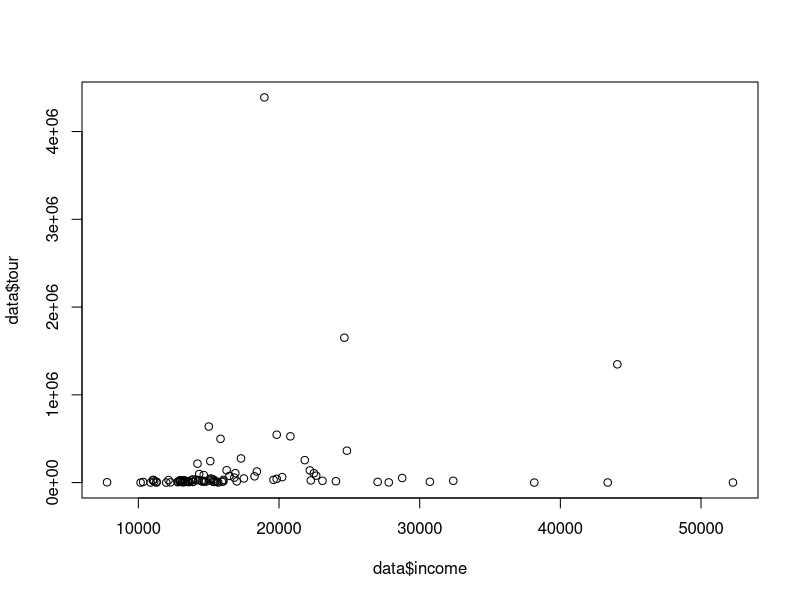
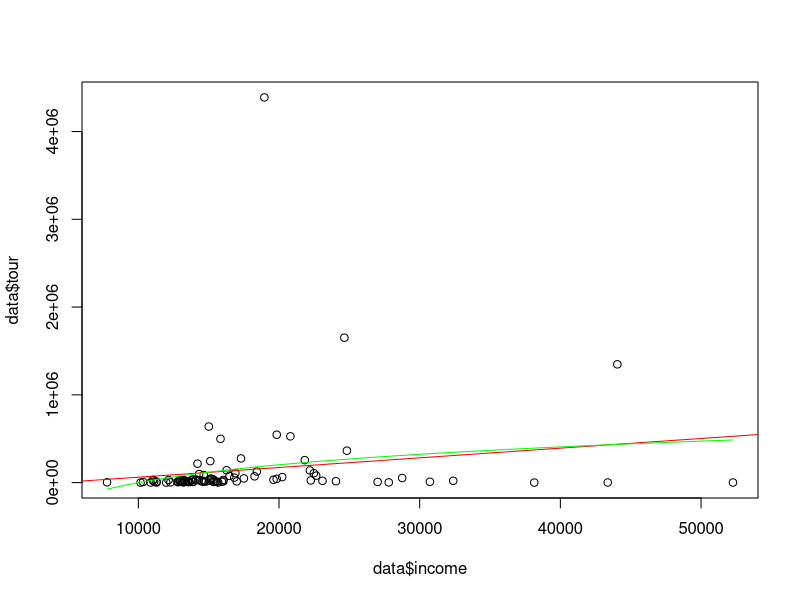
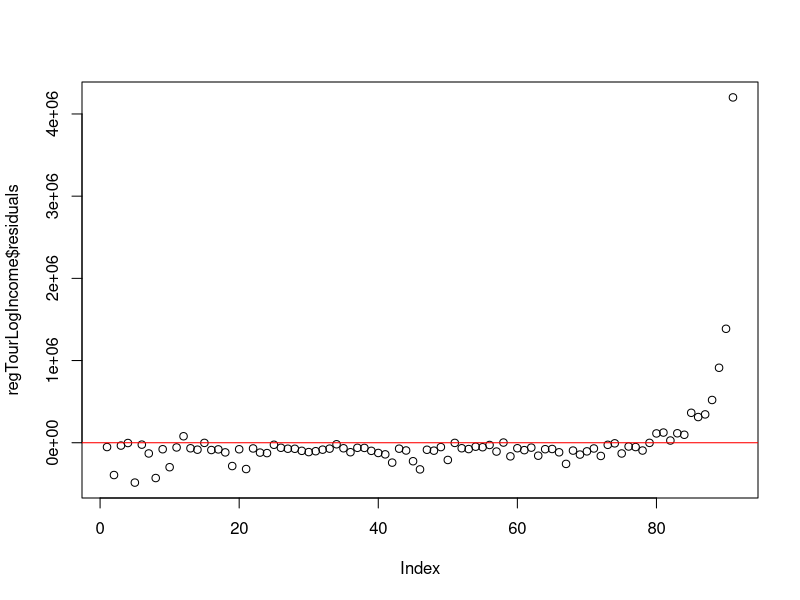
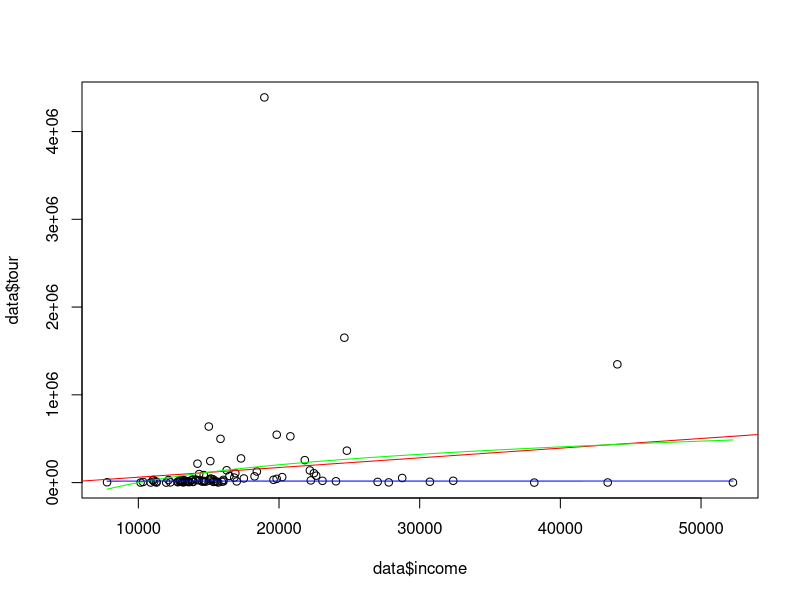
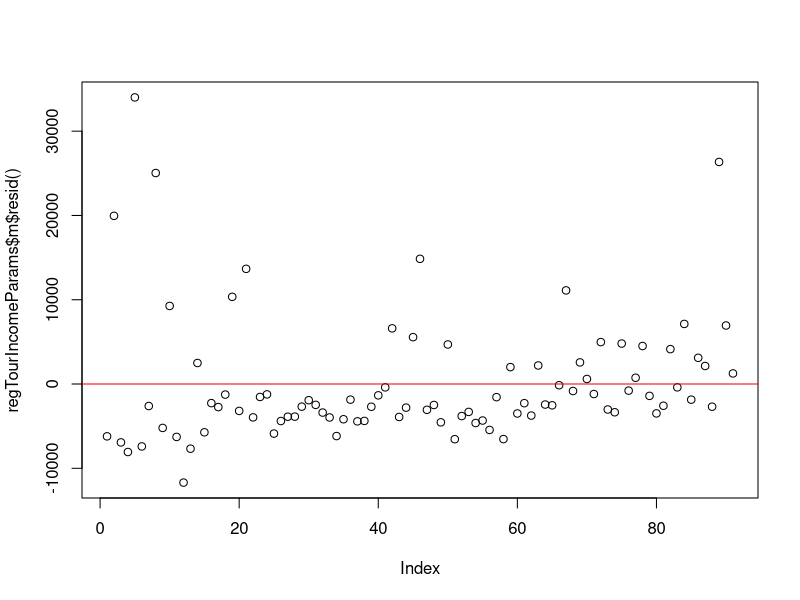

Recreate these plots in R, in order.
# Лабораторная работа №2 – Корреляционный анализ

data <- read.table("data_legacy.txt", header = TRUE)

# Строим диаграмму рассеяния
plot(data$income, data$tour)

# Проводим оценку наличия зависимости по виду корреляционного поля
# На диаграмме мы видим облако и отсутствие какой-либо тенденции.

# Проводим оценку значения коэффициента корреляции по виду корреляционного поля.
# Коэффициент корреляции будет близок к нулю

# Находим значение коэффициента корреляции
correlation <- cor(data$income, data$tour)
cat("Коэффициент корреляции:", correlation, "\n")

# Коэффициент корреляции между переменными составляет 0.16.
# Этот коэффициент близок к нулю, что говорит о слабой корреляционной зависимости между этими переменными.  # nolint
# Таким образом, на основе анализа диаграммы рассеяния и коэффициента корреляции можно сделать вывод о том, что общей зависимости между переменными не наблюдается. # nolint


# Проверка значимости коэффициента корреляции
cor_test_result <- cor.test(data$income, data$tour)
print(cor_test_result)

# Полученное p-value равно 0.1246, что больше стандартного уровня значимости 0.1. Следовательно, на уровне значимости 0.1 мы не можем отклонить нулевую гипотезу о том, что корреляция между переменными равна нулю.
# Нулевая гипотеза о равенстве корреляции нулю между среднедушевыми денежными доходами и числом турпакетов предполагает отсутствие статистически значимой линейной зависимости между этими двумя переменными в генеральной совокупности.
# Таким образом, в данном контексте отклонение нулевой гипотезы может бы указывать на наличие статистически значимой корреляции между среднедушевыми денежными доходами и числом турпакетов. 
# Однако, в данном случае, уровень значимости (p-value) превышает выбранный порог (0.1), поэтому мы не можем считать результат статистически значимым на уровне 0.1.
# Таким образом, на основе проведенного теста, нет статистически значимой корреляции между среднедушевыми денежными доходами и числом турпакетов, реализованных населению.

# Лабораторная работа №4 – Парная нелинейная регрессия

data <- read.table("data_legacy.txt", header = TRUE)

# Отсортировать строки в таблице Т по возрастанию значений переменной tour, как экзогенной переменной
data <- data[order(data$tour),]

# Провести регрессионный анализ
regTourIncome <- lm(formula = data$tour ~ data$income) # построить линейную регрессию
regTourLogIncome <- lm(formula = data$tour ~ log(data$income)) # построить логарифмическую регрессию

# Выведем информацию о линейной регрессии
summary(regTourIncome)

# Residuals:
#     Min      1Q  Median      3Q     Max
# -527231 -106519  -84762  -58124 4227988
# Coefficients:
#              Estimate Std. Error t value Pr(>|t|)
# (Intercept) -48280.41  135539.92  -0.356    0.723
# data$income     11.02       7.11   1.551    0.125
# Residual standard error: 508700 on 89 degrees of freedom
# Multiple R-squared:  0.0263,    Adjusted R-squared:  0.01536
# F-statistic: 2.404 on 1 and 89 DF,  p-value: 0.124

# Multiple R-squared: 0.0263. Коэффициент детерминации по-прежнему низкий, указывая на то, что модель объясняет небольшую часть изменчивости зависимой переменной.
# p-value регрессии: 0.124. Даже на уровне значимости 0.1 регрессия остается нестатистически значимой.
# Коэффициенты уравнения регрессии:
# Intercept: -48280.41 с p-value 0.723. Свободный член не является статистически значимым на уровне 0.1 и 0.05.
# data$income: 11.02 с p-value 0.125. Коэффициент при переменной data$income не статистически значим на уровне 0.1 и 0.05.
# Таким образом, на любом уровне значимости (0.1 или 0.05) эта регрессионная модель не считается статистически значимой.

# Выведем информацию о логарифмической регрессии
summary(regTourLogIncome)

# Residuals:
#     Min      1Q  Median      3Q     Max
# -484838 -115746  -73414  -26169 4201479
# Coefficients:
#                  Estimate Std. Error t value Pr(>|t|)  
# (Intercept)      -2710332    1527868  -1.774   0.0795 .
# log(data$income)   294169     157317   1.870   0.0648 .
# ---
# Signif. codes:  0 '*' 0.001 '' 0.01 '*' 0.05 '.' 0.1 ' ' 1
# Residual standard error: 505700 on 89 degrees of freedom
# Multiple R-squared:  0.0378,    Adjusted R-squared:  0.02699
# F-statistic: 3.497 on 1 and 89 DF,  p-value: 0.06478

# Multiple R-squared: 0.0378. Это низкий коэффициент детерминации, что указывает на то, что модель объясняет небольшую часть изменчивости зависимой переменной.
# p-value регрессии: 0.06478. Это значение больше обычно используемого уровня значимости 0.05, но меньше 0.1. Это может быть признаком, что модель может быть статистически не значима на уровне 0.05, но может считаться значимой на уровне 0.1.
# Коэффициенты уравнения регрессии:
# Intercept: -2710332 с p-value 0.0795. Значение p-value близко к 0.05, что может указывать на потенциальную значимость свободного члена на уровне 0.05.
# log(data$income): 294169 с p-value 0.0648. Значение p-value близко к 0.05, что может указывать на потенциальную значимость коэффициента при переменной log(data$income) на уровне 0.05.
# Итак, модель может быть статистически не значима на уровне 0.05, но может быть значима на уровне 0.1. Низкий коэффициент детерминации также говорит о том, что эта модель, вероятно, не очень хорошо описывает зависимость между переменными.

# Строим диаграмму рассеяния
plot(data$income, data$tour)
# Покажем линейную регрессию
abline(regTourIncome, col = "red")
# Покажем логарифмическую регрессию
curve(coef(regTourLogIncome)[1] + coef(regTourLogIncome)[2] * log(x), add = TRUE, col = "green")

# Строим график остатков
plot(regTourLogIncome$residuals)
abline(h = 0, col = "red")

# Остатки (Residuals):
# Остатки модели имеют различные значения, но их разброс большой (минимальное значение -484838, максимальное 4201479), что может свидетельствовать о недостаточной точности модели.

library("forecast") # подключить библиотеку forecast
accuracy(regTourLogIncome) # рассчитать оценку регрессии MAPE

#                        ME     RMSE      MAE       MPE  MAPE      MASE
# Training set 4.822321e-11 500067.3 189008.5 -11036.82 11097 0.9334746

# ME (Mean Error): Средняя ошибка близка к нулю, что указывает на то, что модель в целом предсказывает значения, которые близки к фактическим.
# RMSE (Root Mean Squared Error): Корень из среднеквадратичной ошибки большой, что может указывать на то, что модель может иногда значительно ошибаться в прогнозах.
# MAE (Mean Absolute Error): Средняя абсолютная ошибка также высока, что указывает на относительно большие ошибки в прогнозах модели.
# MPE (Mean Percentage Error): Средняя процентная ошибка имеет отрицательное значение, что означает, что модель систематически занижает прогнозы.
# MAPE (Mean Absolute Percentage Error): Средняя абсолютная процентная ошибка также высока, что указывает на значительные процентные ошибки в прогнозах.
# MASE (Mean Absolute Scaled Error): MASE близок к 1, что может говорить о том, что производительность модели не является идеальной, но также не сильно отличается от производительности базовой модели.
# Общий вывод: Модель имеет высокие ошибки и не всегда точно предсказывает целевую переменную. Возможно, стоит провести дополнительный анализ или рассмотреть другие модели для улучшения прогнозов.

regTourIncomeParams <- nls(data$income ~ p1 + p2 / (p3 + data$tour), data = data, start = list(p1 = 500, p2 = -10000, p3 = -1000)) # построить нелинейную регрессию с параметрами

# Выведем информацию о нелинейной регрессии с параметрами
summary(regTourIncomeParams)

# Параметры:
# ( p1 ): Оценка равна 17702.3, стандартная ошибка невелика, t-value высок (21.836), и p-value крайне мало ((< 2 \times 10^{-16})), что говорит о высокой значимости.
# ( p2 ): Оценка -2596679.5, стандартная ошибка высока, t-value мал (−0.791), и p-value велико (0.431), что указывает на низкую значимость. Возможно, этот параметр можно исключить из модели.
# ( p3 ): Оценка -5366.5, стандартная ошибка невелика, t-value высок (−8.451), и p-value очень мало ((5.52 \times 10^{-13})), что говорит о высокой значимости.
# Доверительные интервалы:
# Доверительные интервалы для ( p1 ) и ( p3 ) узкие, а для ( p2 ) — широкие.
# Остаточная стандартная ошибка: Она равна 7573, что может указывать на то, что модель хорошо соответствует данным.
# Достоверность модели: Поскольку оценка ( p2 ) не является статистически значимой, возможно, имеет смысл переосмыслить модель и, возможно, исключить ( p2 ) из уравнения.
# Точность предсказаний: Оценка модели может быть лучше, чем в предыдущих моделях, но это также зависит от контекста задачи и требований к точности.

P <- coef(regTourIncomeParams) # сохранить коэффициенты регрессии в переменной Р

# Строим диаграмму рассеяния
plot(data$income, data$tour)
# Покажем линейную регрессию
abline(regTourIncome, col = "red")
# Покажем логарифмическую регрессию
curve(coef(regTourLogIncome)[1] + coef(regTourLogIncome)[2] * log(x), add = TRUE, col = "green")
# Покажем нелинейную регрессию с параметрами
curve(P[1] + P[2] / (x + P[3]), add = TRUE, col = "blue")

# Строим график остатков
plot(regTourIncomeParams$m$resid())
abline(h = 0, col = "red")

sum(abs((data$income - (P[1] + P[2] / (P[3] + data$tour))) / data$income)) / length(data$income) * 100 # рассчитать MAPE

# 28.43939
# MAPE (Mean Absolute Percentage Error) в данном случае составляет примерно 28.44%. Это означает, что модель в среднем ошибается на 28.44% при прогнозировании переменной `income` с использованием параметров (p1), (p2), и (p3).
# Высокий уровень MAPE может указывать на то, что модель не очень точно предсказывает зависимую переменную. Вам, возможно, стоит рассмотреть другие модели или внести изменения в текущую модель для улучшения точности прогнозов.

# Строим прогноз для республики Карелия на 2010 год
P[1] + P[2] / (P[3] + 13649)
# 17388.77, реальное значение 16045.7

# Строим прогноз для республики Карелия на 2011 год
P[1] + P[2] / (P[3] + 15828)
# 17454.08, реальное значение 17542,7

# Строим прогноз для республики Карелия на 2012 год
P[1] + P[2] / (P[3] + 23816)
# 17561.54, реальное значение 20037,4